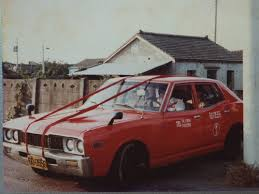
#> input picture 車牌.jpg, 259 x 194 px
$ python demo2.py
#> lines starting #> are read from the running program, lines starting #| are printed output that depends on the picture
from PIL import Image
from PIL import ImageFilter

img1 = Image.open("車牌.jpg")
#> img1 is the input picture: PIL image 259x194 RGB; mean R, G, B 119.3, 105, 100.7
img2 = img1.filter(ImageFilter.DETAIL)
# img2.save("1.jpg")
img3 = img2.filter(ImageFilter.SHARPEN)
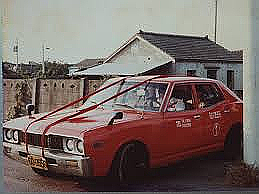
#> img3: PIL image 259x194 RGB; mean R, G, B 119.6, 105.9, 101.7
img3.save("1.jpg")

$ run again, with 640.jpg copied over 車牌.jpg
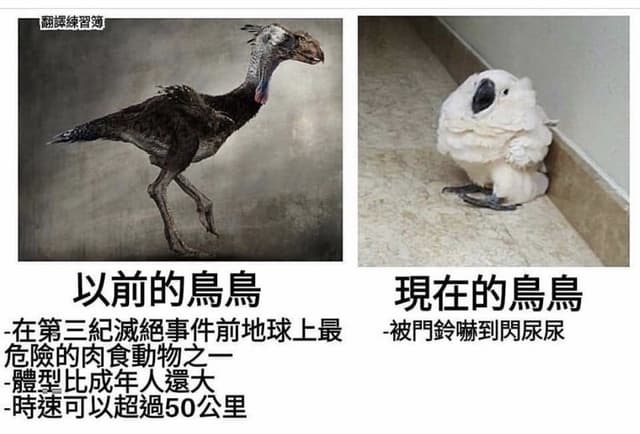
#> input picture 640.jpg, 640 x 434 px
#> img1 is the input picture: PIL image 640x434 RGB; mean R, G, B 169.4, 167.2, 162.9
#> `img3 = img2.filter(ImageFilter.SHARPEN)`:
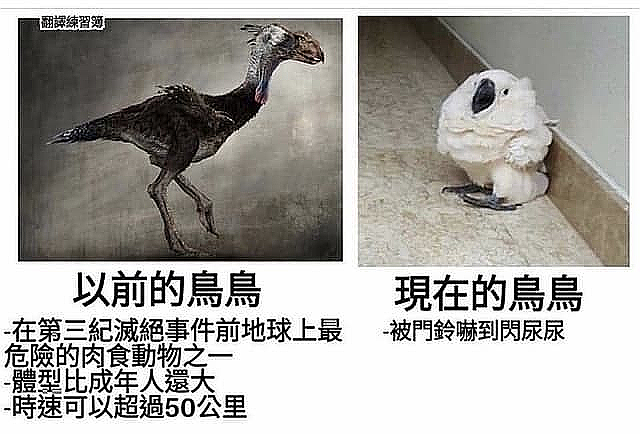
#> img3: PIL image 640x434 RGB; mean R, G, B 169.2, 167.1, 162.8
